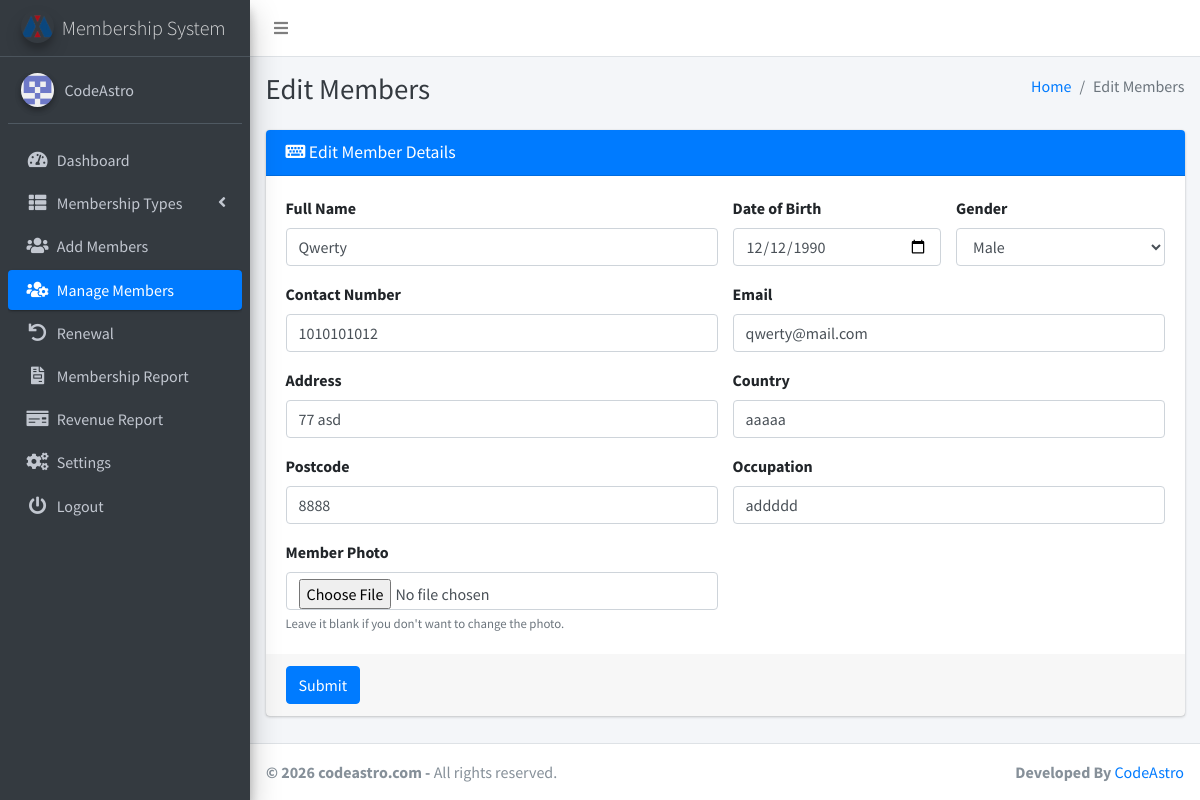
Screenshot of /edit_member.php?id=4 (signed in) with the database file from the repository.
### tables this page shows
CREATE TABLE IF NOT EXISTS `settings` (
`id` int(11) NOT NULL,
  `system_name` varchar(255) NOT NULL,
  `logo` varchar(255) NOT NULL,
  `currency` varchar(50) NOT NULL
);

CREATE TABLE IF NOT EXISTS `members` (
`id` int(11) NOT NULL,
  `fullname` varchar(255) NOT NULL,
  `dob` date NOT NULL,
  `gender` varchar(10) NOT NULL,
  `contact_number` varchar(20) NOT NULL,
  `email` varchar(255) NOT NULL,
  `address` varchar(255) NOT NULL,
  `country` varchar(255) NOT NULL,
  `postcode` varchar(20) NOT NULL,
  `occupation` varchar(255) NOT NULL,
  `membership_type` int(11) NOT NULL,
  `membership_number` varchar(20) NOT NULL,
  `created_at` timestamp NOT NULL DEFAULT CURRENT_TIMESTAMP,
  `photo` varchar(255) NOT NULL,
  `expiry_date` date DEFAULT NULL
);

### edit_member.php (the view, shortened to what this page needs)
<?php
include('includes/config.php');
if (isset($_GET['id'])) {
    $memberId = $_GET['id'];
    $fetchMemberQuery = "SELECT * FROM members WHERE id = $memberId";
    $fetchMemberResult = $conn->query($fetchMemberQuery);
    if ($fetchMemberResult->num_rows > 0) {
        $memberDetails = $fetchMemberResult->fetch_assoc();
    } else {
        header("Location: members_list.php");
        exit();
    }
}
?>
<?php include('includes/header.php');?>
<body class="hold-transition sidebar-mini layout-fixed layout-navbar-fixed layout-footer-fixed">
<div class="wrapper">
    <?php include('includes/nav.php'); ?>
    <?php include('includes/sidebar.php'); ?>
    <div class="content-wrapper">
        <?php include('includes/pagetitle.php'); ?>
        <section class="content">
            <div class="container-fluid">
                <div class="row">
                    <div class="col-md-12">
                        <div class="card card-primary">
                            <div class="card-header">
                                <h3 class="card-title"><i class="fas fa-keyboard"></i> Edit Member Details</h3>
                            </div>
                            <form method="post" action="" enctype="multipart/form-data">
                                <div class="card-body">
                                    <div class="row">
                                    <div class="col-sm-6">
                                    <label for="fullname">Full Name</label>
                                    <input type="text" class="form-control" id="fullname" name="fullname"
                                        placeholder="Enter full name" required value="<?php echo $memberDetails['fullname']; ?>">
                                </div>
                                        <div class="col-sm-3">
                                            <label for="dob">Date of Birth</label>
                                            <input type="date" class="form-control" id="dob" name="dob" value="<?php echo $memberDetails['dob']; ?>" required>
                                        </div>
                                        <div class="col-sm-3">
                                        <label for="gender">Gender</label>
                                        <select class="form-control" id="gender" name="gender" required>
                                            <option value="Male" <?php echo ($memberDetails['gender'] == 'Male') ? 'selected' : ''; ?>>Male</option>
                                        </select>
                                    </div>
                                    </div>
                                    <div class="row mt-3">
                                        <div class="col-sm-6">
                                            <label for="contactNumber">Contact Number</label>
                                            <input type="tel" class="form-control" id="contactNumber"
                                                   name="contactNumber" placeholder="Enter contact number" value="<?php echo $memberDetails['contact_number']; ?>" required>
                                        </div>
                                        <div class="col-sm-6">
                                            <label for="email">Email</label>
                                            <input type="email" class="form-control" id="email" name="email"
                                                   placeholder="Enter email" value="<?php echo $memberDetails['email']; ?>" required>
                                        </div>
                                    </div>
                                    <div class="row mt-3">
                                        <div class="col-sm-6">
                                            <label for="address">Address</label>
                                            <input type="text" class="form-control" id="address" name="address"
                                                   placeholder="Enter address" value="<?php echo $memberDetails['address']; ?>" required>
                                        </div>
                                        <div class="col-sm-6">
                                            <label for="country">Country</label>
                                            <input type="text" class="form-control" id="country" name="country"
                                                   placeholder="Enter country" value="<?php echo $memberDetails['country']; ?>" required>
                                        </div>
                                    </div>
                                    <div class="row mt-3">
                                        <div class="col-sm-6">
                                            <label for="postcode">Postcode</label>
                                            <input type="text" class="form-control" id="postcode" name="postcode"
                                                   placeholder="Enter postcode" value="<?php echo $memberDetails['postcode']; ?>" required>
                                        </div>
                                        <div class="col-sm-6">
                                            <label for="occupation">Occupation</label>
                                            <input type="text" class="form-control" id="occupation" name="occupation"
                                                   placeholder="Enter occupation" value="<?php echo $memberDetails['occupation']; ?>" required>
                                        </div>
                                    </div>
                                    <div class="row mt-3">
                                    <div class="col-sm-6">
                                        <label for="photo">Member Photo</label>
                                        <input type="file" class="form-control" id="photo" name="photo">
                                        <small class="text-muted">Leave it blank if you don't want to change the photo.</small>
                                    </div>
                                </div>
                                </div>
                                <div class="card-footer">
                                    <button type="submit" class="btn btn-primary">Submit</button>
                                </div>
                            </form>
                        </div>
                    </div>
                </div>
            </div>
        </section>
    </div>
    <footer class="main-footer">
    <strong> &copy; <?php echo date('Y');?> codeastro.com</a> -</strong>
    All rights reserved.
    <div class="float-right d-none d-sm-inline-block">
      <b>Developed By</b> <a href="https://codeastro.com/">CodeAstro</a>
    </div>
  </footer>
</div>
</body>
</html>

### includes/sidebar.php (shortened to what this page needs)
<?php
$current_page = basename($_SERVER['PHP_SELF']);
?>
 <aside class="main-sidebar sidebar-dark-primary elevation-4">
    <a href="" class="brand-link">
    <img src="<?php echo getLogoUrl(); ?>" alt="Logo" class="brand-image img-circle elevation-3" style="opacity: .8">
    <span class="brand-text font-weight-light"><?php echo getSystemName(); ?></span>
</a>
<?php
function getSystemName()
{
    global $conn;
    $systemNameQuery = "SELECT system_name FROM settings";
    $systemNameResult = $conn->query($systemNameQuery);
    if ($systemNameResult->num_rows > 0) {
        $systemNameRow = $systemNameResult->fetch_assoc();
        return $systemNameRow['system_name'];
    } else {
        return 'CodeAstro';
    }
}
function getLogoUrl()
{
    global $conn;
    $logoQuery = "SELECT logo FROM settings";
    $logoResult = $conn->query($logoQuery);
    if ($logoResult->num_rows > 0) {
        $logoRow = $logoResult->fetch_assoc();
        return $logoRow['logo'];
    } else {
        return 'dist/img/AdminLTELogo.png';
    }
}
?>
    <div class="sidebar">
      <div class="user-panel mt-3 pb-3 mb-3 d-flex">
        <div class="image">
          <img src="dist/img/2382414.png" class="img-circle elevation-2" alt="User Image">
        </div>
        <div class="info">
          <a href="#" class="d-block">CodeAstro</a>
        </div>
      </div>
      <nav class="mt-2">
        <ul class="nav nav-pills nav-sidebar flex-column" data-widget="treeview" role="menu" data-accordion="false">
          <li class="nav-item">
            <a href="dashboard.php" class="nav-link <?php echo ($current_page == 'dashboard.php') ? 'active' : ''; ?>">
              <i class="nav-icon fas fa-tachometer-alt"></i>
              <p>
                Dashboard
              </p>
            </a>
          </li>
          <li class="nav-item has-treeview">
            <a href="#" class="nav-link <?php echo ($current_page == 'add_type.php' || $current_page == 'view_type.php' || $current_page == 'edit_type.php') ? 'active' : ''; ?>">
              <i class="nav-icon fas fa-th-list"></i>
              <p>
                Membership Types
                <i class="fas fa-angle-left right"></i>
              </p>
            </a>
          </li>
          <li class="nav-item">
            <a href="add_members.php" class="nav-link <?php echo ($current_page == 'add_members.php') ? 'active' : ''; ?>">
              <i class="nav-icon fas fa-users"></i>
              <p>Add Members</p>
            </a>
          </li>
          <li class="nav-item">
            <a href="manage_members.php" class="nav-link <?php echo ($current_page == 'manage_members.php' || $current_page == 'edit_member.php' || $current_page == 'memberProfile.php') ? 'active' : ''; ?>">
              <i class="nav-icon fas fa-users-cog"></i>
              <p>Manage Members</p>
            </a>
          </li>
          <li class="nav-item">
            <a href="list_renewal.php" class="nav-link <?php echo ($current_page == 'list_renewal.php' || $current_page == 'renew.php') ? 'active' : ''; ?>">
            <i class="nav-icon fas fa-undo"></i>
              <p>Renewal</p>
            </a>
          </li>
          <li class="nav-item">
            <a href="report.php" class="nav-link <?php echo ($current_page == 'report.php') ? 'active' : ''; ?>">
              <i class="nav-icon fas fa-file-invoice"></i>
              <p>Membership Report</p>
            </a>
          </li>
          <li class="nav-item">
            <a href="revenue_report.php" class="nav-link <?php echo ($current_page == 'revenue_report.php') ? 'active' : ''; ?>">
              <i class="nav-icon fas fa-money-check"></i>
              <p>Revenue Report</p>
            </a>
          </li>
          <li class="nav-item">
            <a href="settings.php" class="nav-link <?php echo ($current_page == 'settings.php') ? 'active' : ''; ?>">
              <i class="nav-icon fas fa-cogs"></i>
              <p>Settings</p>
            </a>
          </li>
          <li class="nav-item">
            <a href="logout.php" class="nav-link <?php echo ($current_page == 'logout.php') ? 'active' : ''; ?>">
              <i class="nav-icon fas fa-power-off"></i>
              <p>Logout</p>
            </a>
          </li>
        </ul>
      </nav>
    </div>
  </aside>

### rows the page displays
settings: logo (picture), system_name "Membership System"
members: fullname "Qwerty", dob "12/12/1990", gender "Male", contactNumber "1010101012", email "qwerty@mail.com", address "77 asd", country "aaaaa", postcode "8888", occupation "addddd"

### other values shown
$pageTitle "Edit Members"
